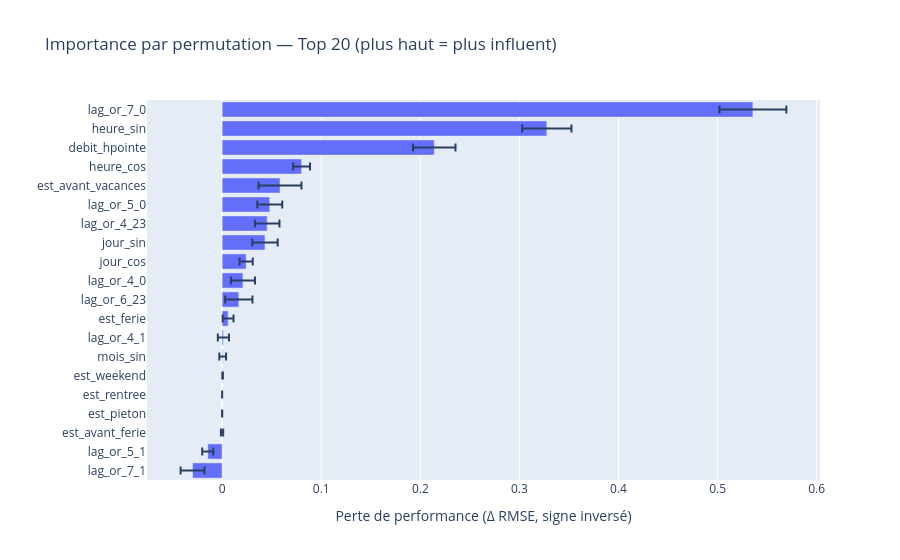

The code cell stored with this chart in its notebook:
### Code cell
perm = permutation_importance(
    estimator=pipe_occ,
    X=X_test_occ,
    y=y_test_occ,
    n_repeats=20,
    random_state=42,
    scoring='neg_root_mean_squared_error'  
)

imp_df = (
    pd.DataFrame({
        'feature': features_occ,
        'importance_mean': perm.importances_mean,
        'importance_std': perm.importances_std
    })
    .sort_values('importance_mean', ascending=False)
)

print(imp_df.head(20))

topk = imp_df.head(20).sort_values('importance_mean', ascending=True)
fig = px.bar(
    topk,
    x='importance_mean', y='feature',
    error_x='importance_std',
    orientation='h',
    title='Importance par permutation — Top 20 (plus haut = plus influent)'
)
fig.update_layout(xaxis_title="Perte de performance (Δ RMSE, signe inversé)", yaxis_title="")
fig.show()

### Figure 1 — Plotly figure (JSON) as saved in the notebook; plotly's stock layout.template omitted (floating-point values rounded to 4 significant figures)
{"data": [{"error_x": {"array": [0.01203, 0.005601, 0.001128, 6.894e-05, 0.0, 0.0002883, 0.003399, 0.005632, 0.005481, 0.01375, 0.01214, 0.006656, 0.01282, 0.01241, 0.01259, 0.02167, 0.00851, 0.02141, 0.02487, 0.03378]}, "hovertemplate": "importance_mean=%{x}<br>feature=%{y}<extra></extra>", "legendgroup": "", "marker": {"color": "#636efa", "pattern": {"shape": ""}}, "name": "", "orientation": "h", "showlegend": false, "textposition": "auto", "type": "bar", "x": [-0.02985, -0.01451, -8.285e-05, -5.595e-06, 0.0, 0.0004898, 0.0005748, 0.001257, 0.005996, 0.01682, 0.02101, 0.02421, 0.04323, 0.04543, 0.04806, 0.0584, 0.08019, 0.2141, 0.3276, 0.5356], "xaxis": "x", "y": ["lag_or_7_1", "lag_or_5_1", "est_avant_ferie", "est_pieton", "est_rentree", "est_weekend", "mois_sin", "lag_or_4_1", "est_ferie", "lag_or_6_23", "lag_or_4_0", "jour_cos", "jour_sin", "lag_or_4_23", "lag_or_5_0", "est_avant_vacances", "heure_cos", "debit_hpointe", "heure_sin", "lag_or_7_0"], "yaxis": "y"}], "layout": {"barmode": "relative", "legend": {"tracegroupgap": 0}, "title": {"text": "Importance par permutation — Top 20 (plus haut = plus influent)"}, "xaxis": {"anchor": "y", "domain": [0, 1], "title": {"text": "Perte de performance (Δ RMSE, signe inversé)"}}, "yaxis": {"anchor": "x", "domain": [0, 1], "title": {"text": ""}}}}
